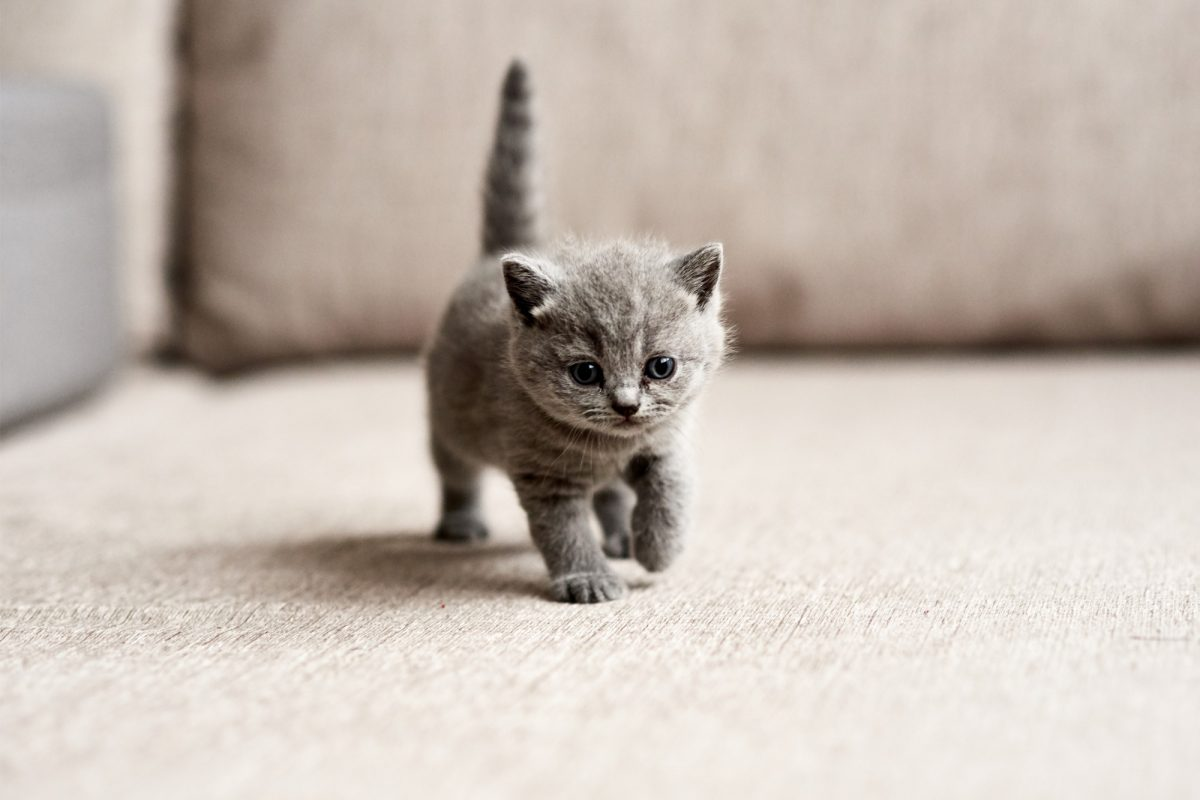
#> input picture notebooks/Part2/01_NumpyNotes/images/gatito.jpeg, 1200 x 800 px
$ jupyter execute --allow-errors 01_numpy_basics.ipynb   (shell and % lines are left out)
#> lines starting #> are read from the running program, lines starting #| are printed output that depends on the picture; after the words box and inside, x2 and y2 are one past the last pixel; in counts of white or black regions, pixels touching at a corner belong together
# Librería Numpy

La librería numpy ofrece funciones eficientes para la manipulación y el procesamiento numérico en arrays.

Este tipo de estructuras de almacenamiento númerico no son exactamente listas aunque puedan aparentar ese comportamiento (*duck-style*). Sus elementos son homogéneos e incluyen operaciones básicas y operaciones más complejas como álgebra lineal.

Numpy forma parte del *core* de otras librerías como Pandas.

https://numpy.org/doc/stable/index.html

mediante el siguiente magicomand veremos si tenemos la librería numpy instalada (SO requerido: Mac o Linux, o en Google Colab)

[cell 1]
import numpy as np

data = np.array([1,0])
print(data[0])
print(type(data[0]))

data = np.array([[1,0],[2,0],[3,0]])
print(data[0][:0])

[cell 2]
print(data.shape)
print(data.size)
print(data.ndim)
print(data.dtype)

Tipos de datos soportados:

- int: int8, int16, int32, int64
- uint: uint8, uint16, uint32, uint64
- bool: Bool
- float: float16, float32, float64, float128
- complex: complex64, complex128, complex256

[cell 3]
data = np.array([[1,0],[2,0]],dtype=np.int32)
data = np.array([[1,0],[2,0]],dtype=np.complex64)
data = np.array([[1,0],[2,0]],dtype=np.float16)
# Conversión
data = np.array(data,dtype=np.uint)
data = data.astype(np.bool_)
print(data)

## Generación

No todo es cargar valores. A veces es necesario generar una muestra de puntos aleartoria, un vector neutro, o escala de valores.

[cell 4]
data = np.array(range(10))
print(data)

data = np.arange(10)
print(data)

data = np.zeros((10,5))
# https://numpy.org/doc/stable/reference/generated/numpy.zeros.html
print(data)

data = np.ones(10)
print(data)

[cell 5]
shape = (10,80) # 10 rows x 80 cols
data = np.zeros(shape)
print(data)

[cell 6]
data = np.linspace(0,1,10)
print(data)

[cell 7]
data = np.logspace(0,2,10) # 10puntos entre 2**0 y 2**2
print(data)

[cell 8]
data = np.identity(3)
print(data)
print("-"*10)

data = np.eye(3,k=1) # https://numpy.org/doc/stable/reference/generated/numpy.eye.html
print(data)
print("-"*10)

data = np.diag(range(1,4))
print(data)

### Generación o sampling aleatorio

[cell 9]
data = np.random.rand(3,3)
print(data)
print("-"*20)

data = np.random.randint(1,10,size=(2,2))
print(data)
print("-"*20)

data = np.random.randint(1,10,20).reshape(10,2)
print(data)
print("-"*20)

data = np.array(np.random.rand(20)*10,dtype=int).reshape(10,2)
print(data)

## Actividades

### Actividad 1
Imaginad la siguiente actividad donde tenemos que realizar la siguiente matriz:

```
array([[0, 1, 2, 3, 4, 5, 6, 7, 8, 9],
       [0, 1, 2, 3, 4, 5, 6, 7, 8, 9],
       [0, 1, 2, 3, 4, 5, 6, 7, 8, 9],
       [0, 1, 2, 3, 4, 5, 6, 7, 8, 9],
       [0, 1, 2, 3, 4, 5, 6, 7, 8, 9],
       [0, 1, 2, 3, 4, 5, 6, 7, 8, 9],
       [0, 1, 2, 3, 4, 5, 6, 7, 8, 9],
       [0, 1, 2, 3, 4, 5, 6, 7, 8, 9],
       [0, 1, 2, 3, 4, 5, 6, 7, 8, 9],
       [0, 1, 2, 3, 4, 5, 6, 7, 8, 9]])
```

tip: https://numpy.org/doc/stable/reference/generated/numpy.repeat.html

[cell 10]
# TODO ACTIVITY

### Actividad 2

Generar la siguiente estructura a partir del array([1, 2, 3])

```
array([1, 1, 1, 2, 2, 2, 3, 3, 3, 1, 2, 3, 1, 2, 3, 1, 2, 3])
```

tip: https://numpy.org/doc/stable/reference/generated/numpy.tile.html

[cell 11]
# TODO Activity

## Carga y volcado de datos

Entrada y salida

¿Cómo cargar datos de un fichero y cómo salvar resultados?

Siempre hay  que considerar el tipo de formato con el que se han guardado los datos. El formato influye en el rendimiento de las operaciones (R/W) y la capacidad de almacenamiento utilizada.
- CSV suele contener texto, no es eficiente, pero fácil de ingerir en otras herramientas. ¿Tiene sentido un fichero csv para matrices númericas? https://datos.gob.es/es/catalogo

- Formatos binarios:
  - npy, npz propios de numpy
  - pickle - https://docs.python.org/3/library/pickle.html

## Carga de datos con Pandas a Numpy (solución no-ideal)

Vamos a utilizar cualquier fichero csv (i.e. altura de gabilos) para tener en una estructura de numpy dichos valores de altura.

**Recomendaciones** No pongais nombres de ficheros con espacios ni con acentos!

[cell 12]
import pandas as pd
#> (the rest of this cell did not finish here and is left out)

#### Usando métodos de numpy

#> (a cell that did not finish here is left out)

### Volviendo a trabajar con datos numéricos

[cell 14]
data = np.random.uniform(0.01,20.0,size=100000)
print(data[:5])

[cell 15]
f = open("data/tmp.npy","wb") # Writing file, in Binary mode
np.save(f,data)
f.close()

with open("data/tmp2.csv","w") as f2: # Writing but in txt
    for n in data:
        f2.write(str(n)+",")

[cell 16]
data = np.random.uniform(0.01,20.0,size=100000)
data2 = np.random.normal(0.3,10,100000)
print(data[:5])
print(data2[:5])

f = open("data/tmp.npy","wb") # Writing file, in Binary mode
np.save(f,data)
np.save(f,data2)
f.close()

print("saved")


with open('data/tmp.npy', 'rb') as f:
    a = np.load(f)
    b = np.load(f)

print(a[:5])
print(b[:5])

[cell 17]
import pickle

with open("data/tmp3.npy",'wb') as f:
    pickle.dump(a, f)
    pickle.dump(b, f)

[cell 18]
f = "data/tmp3.npy"
ca = pickle.load(open(f,"rb"))
print(ca)
cb = pickle.load(open(f,"rb"))
print(cb)

# Qué paso en este punto?
# ¿Cómo podriamos haber guardado ambas variables dentro del mismo fichero?

## Operaciones con series numpy

[cell 19]
import numpy as np
a = np.array([.0,0.1])
b = np.array([1,1])
print(a+b)
print(a-b)
print(a/b)
print(a*b)
print(2**a)

[cell 20]
c = np.array([1,1,1])
#> (the rest of this cell did not finish here and is left out)

[cell 21]
c = np.array([1,1,1,1]).reshape(2,2)
print(a*c)
print("-"*10)
print(a.dot(c)) #https://numpy.org/doc/stable/reference/generated/numpy.dot.html

[cell 22]
# Tensor dot
#https://numpy.org/doc/stable/reference/generated/numpy.tensordot.html#numpy.tensordot
a = np.arange(60.).reshape(3,4,5)
b = np.arange(24.).reshape(4,3,2)
c = np.tensordot(a,b, axes=([1,0],[0,1]))
print(c)
print(c.shape)

[cell 23]
# Einseum
# https://numpy.org/doc/stable/reference/generated/numpy.einsum.html

a = np.arange(25).reshape(5,5)
np.einsum("ii",a)

#### Kron product
https://en.wikipedia.org/wiki/Kronecker_product

$$a \otimes b$$

[cell 24]
a = np.arange(1,5).reshape(2,2)
print(a)
b = np.array([0,5,6,7]).reshape(2,2)
print(b)
print("-"*10)
k = np.kron(a,b)
print(k)

### Actividad
Implementa con operaciones básicas de numpy la multiplicación de Kron.<br/>
Compara tiempos de ejecución entre tú versión y la ya implementada.

[cell 25]
#TODO Activity

## Funciones sobre series

[cell 26]
a = np.array(range(10))
print(np.cos(a))
print(np.exp(a))
print(np.log(a))

[cell 27]
print(np.sum(a))
print(np.cumsum(a))
print(np.mean(a))

print("\n",np.cumprod(a))
print(np.min(a))
print(np.argmax(a))

[cell 28]
print(a.mean())
print(a.min())
print(a.argmax())

[cell 29]
a = a.reshape(2,5)
print(a)
print("-"*10)
print(np.sum(a,axis=1))
print(np.sum(a,axis=0))

## Actividades

### Actividad. 1

¿Cómo calcular la distancia euclidea entre dos vectores?
$$ d{v_1,v_2}=\sqrt{\sum_{k=1}^n(x_{1,k}-x_{2,k})^2} $$

[cell 30]
v1 = np.arange(1,4)
v2 = np.arange(4,7)
#TODO Activity
# Solucion == 5.196152422706632

### Actividad. 2

¿Y calcular la distancia de Manhattan?

$$ d{v_1,v_2}= \sum_{k=1}^n \mid x_{1,k} - x_{2,k} \mid $$

[cell 31]
v1 = np.arange(1,4)
v2 = np.arange(4,7)
#TODO Activity
# Solucion == 9

## Restructurando la dimensión de una serie

[cell 32]
a = np.arange(10)
print(a.shape)
print(a.reshape(2,5))
print(a)

[cell 33]
a = a.reshape(2,5)
print(a.T)
print("-"*10)
print(np.hstack(a))  # https://numpy.org/doc/stable/reference/generated/numpy.hstack.html

[cell 34]
b = np.arange(10,20).reshape(2,5)
print(b)
print("-"*10)
print(np.hstack((a,b))) # axis-1
print(np.vstack((a,b))) # axis-0

[cell 35]
c = np.dstack((a,b)) # axis-2  https://numpy.org/doc/stable/reference/generated/numpy.dstack.html
print(c)
print(c.shape)

[cell 36]
print(a)
print(np.ravel(a)) # https://numpy.org/doc/stable/reference/generated/numpy.ravel.html

print(np.ravel(a,order="F")) # ‘F’ means to index the elements in column-major,

[cell 37]
print(a)
print(np.split(a,2))
c1,c2 = np.split(a,2)

print("-"*10)

print(c1)
print(c1.shape)
print(np.ravel(c1))
print(c2)

[cell 38]
print(np.concatenate((a,b)))
print("-"*10)
print(np.concatenate((a,b),axis=1))

[cell 39]
# https://pillow.readthedocs.io/en/stable/

[cell 40]
from PIL import Image

image = Image.open('images/gatito.jpeg')
#> image is the input picture: PIL image 1200x800 RGB; mean R, G, B 196.9, 186.1, 177.4
# summarize some details about the image
print(image.format)
#| JPEG
print(image.size)
#| (1200, 800)
print(image.mode)
#| RGB

display(image)

[cell 41]
data = np.asarray(image)
print(len(data[0]))
#| 1200
print(data.size)
#| 2880000
print(data.shape)
#| (800, 1200, 3)
w,h,_ = data.shape
#> w = 800; h = 1200

[cell 42]
print(data[w//2,h//2])
#| [153 143 131]
data2 = data.copy()
data2[w//2,h//2] = np.array([255,0,0]) # a red point
#> data2: shape (800, 1200, 3); under 0.01% of pixels changed, all inside (x1, y1, x2, y2) = (600, 400, 601, 401)

img = Image.fromarray(data2, 'RGB')

display(img)

[cell 43]
center_mask = w//2,h//2
#> center_mask = (400, 600)
rectangle_size = int(w*0.1)
#> rectangle_size = 80
mask = np.ones(rectangle_size*rectangle_size).reshape(rectangle_size,rectangle_size)
print(mask.shape)
#| (80, 80)

for x in range(w//2,w//2+rectangle_size):
    for y in range(h//2,h//2+rectangle_size):
        data2[x,y] =  np.array([255,0,0])
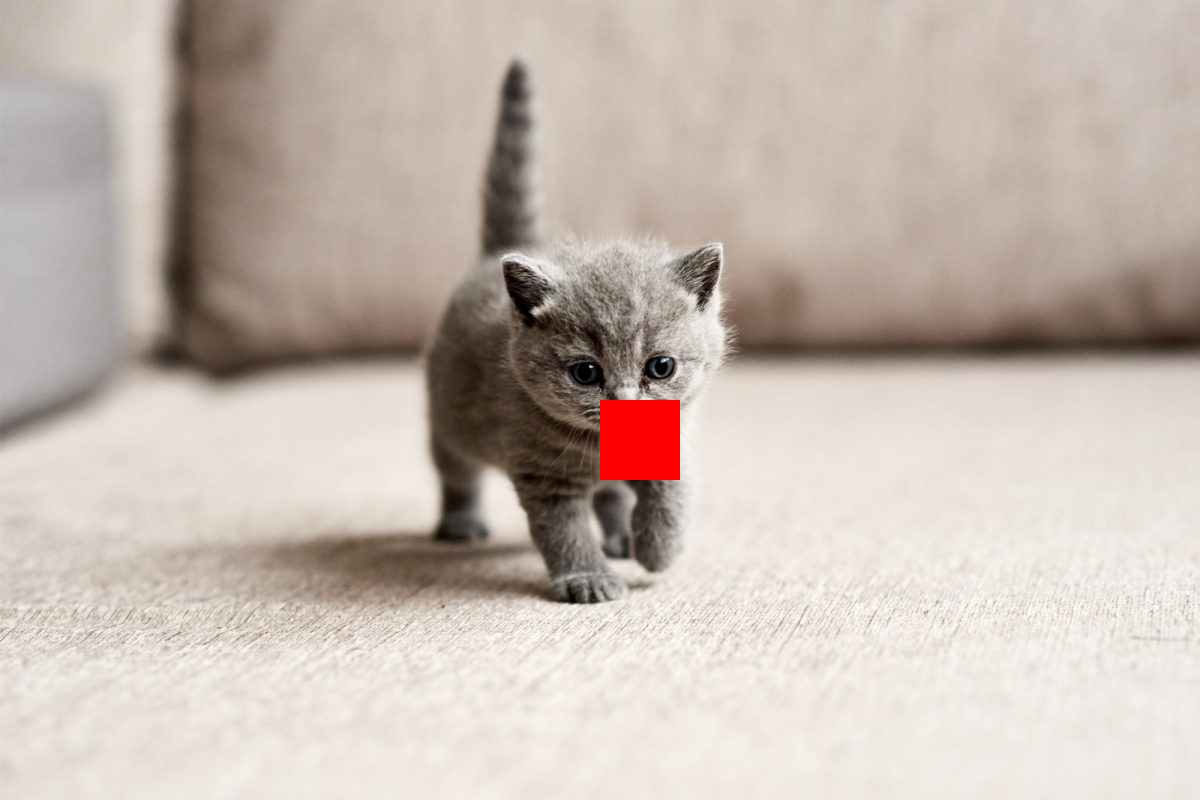
#> data2: shape (800, 1200, 3); mean R, G, B 197.8, 185.3, 176.7


img = Image.fromarray(data2, 'RGB')
display(img)

# REALMENTE, el cuadrado está en el centro?

## Actividad

Transforma la imagen en tonos grises. Solo con numpy!!!

[cell 44]
#WAY 1:
#
data = np.asarray(image)
data2 = data.copy()
for x in range(data2.shape[0]): #no eficiente
     for y in range(data2.shape[1]):
         data2[x,y] = np.repeat(data[x,y].mean(),3)

img = Image.fromarray(data2, 'RGB')
display(img)

## Operaciones de Slicing

[cell 45]
a = np.arange(300).reshape(10,10,3)
print(a[:1])
print("-"*10)

print(a[0][0])
print("-"*10)

print(a[:,0])
print("-"*10)

print(a[:,2:4])
print("-"*10)

[cell 46]
a = np.arange(300).reshape(10,10,3)
print(a[:1])
print("-"*10)

print(a[:,:,0])

print("-"*10)

r = 0.2126
print(a[:,:,0]*r)

[cell 47]
# WAY2
# https://e2eml.school/convert_rgb_to_grayscale.html


# TODO

print(data.shape)
img = Image.fromarray(np.uint8(data))
display(img)

[cell 48]
# Way 3

rgbcorrection = np.array([0.2989, 0.5870, 0.1140])

data = np.asarray(image)
print(data.shape)
data2 = np.dot(data,rgbcorrection)
#> data2: shape (800, 1200) float64

print(data2.shape)
img = Image.fromarray(np.uint8(data2))
display(img)


# as a plot
import matplotlib.pyplot as plt
plt.imshow(data2, cmap = plt.get_cmap(name = 'gray'))
plt.show()

## Funciones propias vectorizadas

[cell 49]
temperatura = np.random.randint(-10,43,1000)

[cell 50]
temperatura[temperatura>33]

[cell 51]
def isHot(grados):
    if grados>33 and grados<=40:
        return True

def isHot(grados):
    return grados>33 and grados<=40

fHot = np.vectorize(isHot)
print(fHot(temperatura))

[cell 52]
temperatura[fHot(temperatura)]

[cell 53]
#Alternativa
# https://numpy.org/doc/stable/reference/routines.logic.html
np.logical_and(temperatura>30,temperatura<=40)

[cell 54]
isHot = lambda x: (x>30 and x<=40)
index = list(map(isHot,temperatura))
temperatura[index]

### Más funciones lógicas

[cell 55]
np.random.seed(2022)
a = np.random.randint(-90,0,100)

index = np.where(a<-80) # Alerta: Son índices
print(index)
print(a[index])

[cell 56]
print(np.logical_or(a<-80,a<-90))

[cell 57]
print(np.logical_not(np.logical_or(a<-40,a<-90)))

### Actividades

¿Cómo podemos conseguir esta transformación?

De
```
array([0, 1, 2, 3, 4, 5, 6, 7, 8, 9])
```
a
```
array([ 0, -1,  2, -1,  4, -1,  6, -1,  8, -1])
```

## Operaciones con Grupos

[cell 58]
np.random.seed(2022)
a = np.random.randint(-30,45,100)
print(a)

[cell 59]
9 in a

[cell 60]
if -14 in a and not -6 in a:
    print("Something strange")
elif 45 in a:
    print("No 11")
else:
    print("Pues está el -14 y el -6, y no el 45")

[cell 61]
#https://numpy.org/doc/stable/reference/generated/numpy.unique.html?highlight=unique#numpy.unique

unique_a = np.unique(a)  # sort but
print(unique_a)

[cell 62]
unique_a, freq_a = np.unique(a,return_counts=True)
print(a)
print(len(a))
print("-"*10)
print(freq_a)
print(len(freq_a))
print("-"*10)
print(unique_a)
print(len(unique_a))

# ¿Cuántos elementos repetidos hay?

[cell 63]
unique_a,index_a,freq_a = np.unique(a,return_counts=True,return_index=True)
print(freq_a)
print(index_a)
print("-"*10)
print(np.where(freq_a==4))
print(unique_a[17]) # se repite cuatro veces
print(unique_a[33]) # se repite cuatro veces
print(unique_a[50]) # se repite cuatro veces

print(a[np.where(a==-7)])

[cell 64]
np.sort(freq_a)

[cell 65]
print(np.array([0,4,1,2,5,7,9])[::-1])
print(np.argsort(np.array([0,4,1,2,5,7,9])))
print(np.argsort(np.array([0,4,1,2,5,7,9]))[::-1])

print("-"*10)

index_sorted = np.argsort(freq_a)[::-1] #https://numpy.org/doc/stable/reference/generated/numpy.argsort.html
print(index_sorted)

[cell 66]
unique_a[index_sorted]

### Actividades

#### Actividad 1

- ¿Cuál es el color más frecuente en la imagen del gatito?
- Sustituye esos pixeles por un color azul: rgb=(0,0,255)

[cell 67]
from PIL import Image

image = Image.open('images/gatito.jpeg')
#TODO

[cell 68]
a = np.arange(10)
b = np.arange(5,15)
print(a)
print(b)
print("-"*10)
print(np.in1d(a,b))
print(np.intersect1d(a,b))
print("-"*10)
print(np.setdiff1d(a,b))
print(np.setdiff1d(b,a))
print("-"*10)
print(np.union1d(a,b))

#### Actividad 2

¿Cómo podemos conseguir encontrar valores pico, valores mayores sobre sus vecinos?

```
array([0, 1, 2, 3, 4, 54, 6, 7, 80, 9])
array([5, 8])
```

Un par de pistas:
- np.diff https://numpy.org/doc/stable/reference/generated/numpy.diff.html?highlight=diff#numpy.diff
- np.sign https://numpy.org/doc/stable/reference/generated/numpy.sign.html?highlight=sign#numpy.sign
-


[cell 69]
a = np.array([0, 1, 2, 3, 4, 54, 6, 7, 80, 9])
# TODO

#### Actividad 3

Existe alguna columna o fila que sólo tenga una única incógnita?
```
sudoku = np.array([[5,3,0,0,7,0,0,0,0],
                 [6,0,0,1,9,5,0,0,0],
                 [1,9,8,0,0,0,0,6,0],
                 [8,0,0,0,6,0,0,0,3],
                 [4,0,0,8,0,3,0,0,1],
                 [7,0,0,0,2,0,0,0,6],
                 [0,6,0,0,0,0,2,8,0],
                 [3,8,0,4,1,9,7,2,5],
                 [4,0,0,0,8,0,0,7,9]])

```

## Funciones de estadística

[cell 70]
np.random.seed(2022)
temperatures= np.random.normal(loc=17,scale=20,size=1000000)


# https://numpy.org/doc/stable/reference/routines.statistics.html

print(temperatures.mean())

[cell 71]
import matplotlib.pyplot as plot

fig, ax = plot.subplots()
ax.plot(np.sort(temperatures))
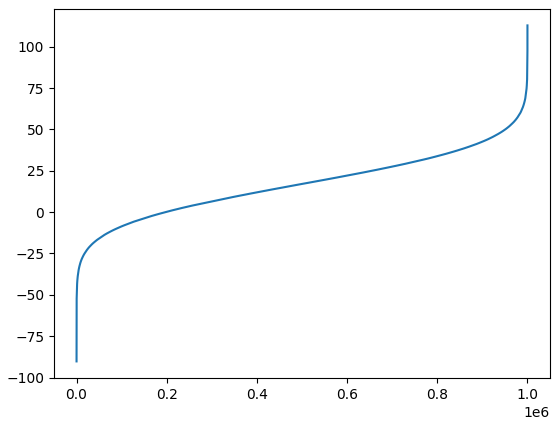
#> figure drawn by matplotlib, 1 panel; curve peaks at x = 999999, y = 112.9

[cell 72]
np.quantile(temperatures,0.5)

[cell 73]
np.percentile(a,90) #https://numpy.org/doc/stable/reference/generated/numpy.percentile.html#numpy.percentile

[cell 74]
# https://numpy.org/doc/stable/reference/generated/numpy.histogram.html#numpy.histogram
hist, bin_edges = np.histogram(temperatures)
print(hist)
print(bin_edges)

print(np.sum(hist))

[cell 75]
import matplotlib.pyplot as plt
_ = plt.hist(temperatures, bins='auto')  # arguments are passed to np.histogram
plt.title("Histogram with 'auto' bins")
plt.show()
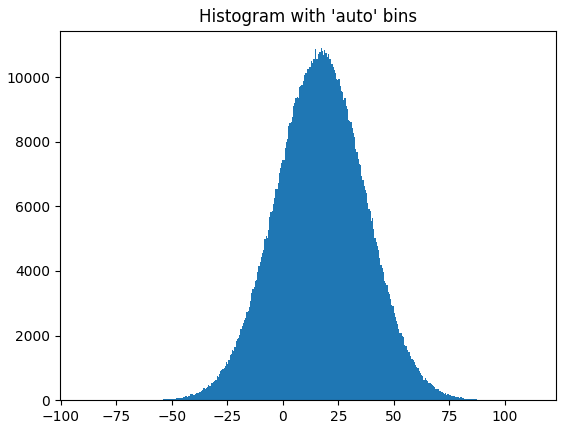
#> figure drawn by matplotlib, 1 panel; tallest bar 10894 high, from x = 16.96 to 17.5

[cell 76]
# https://numpy.org/doc/stable/reference/generated/numpy.linspace.html

space = np.linspace(0,1,len(temperatures))
print(space[:10])

[cell 77]
import matplotlib.pylab as plt

temperatures_sorted = np.sort(temperatures)
fig, ax = plt.subplots()
ax.plot(temperatures_sorted,space)
#CDF?
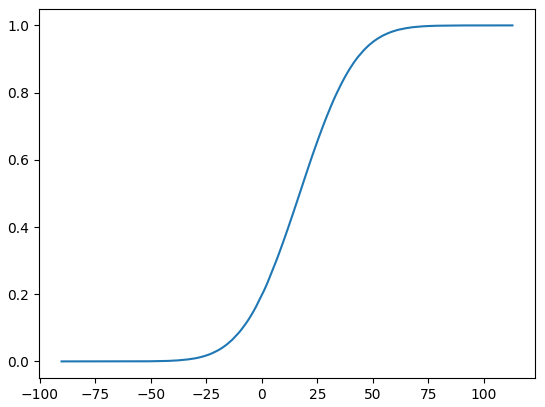
#> figure drawn by matplotlib, 1 panel; curve peaks at x = 112.9, y = 1

# Gestión de alertas y errores

[cell 78]
a , b = 0, 3
#> (the rest of this cell did not finish here and is left out)

[cell 79]
a , b = 0, 3
try:
    c = b/a
except:
    print("error")
finally:
    print("Intento realizar una linea alternativa de ejecucion")

print("ESto siguye")

[cell 80]
a , b = 0, 3
try:
    c = b/a
except ZeroDivisionError:
    print("error")
finally:
    print("Intento realizar una linea alternativa de ejecucion")

[cell 81]
a , b = 0, 3
d={"a":0,"b":-1}
#> (the rest of this cell did not finish here and is left out)

[cell 82]
a , b = 0, 3
d={"a":0,"b":-1}
try:
    print(d["c"])
except ZeroDivisionError:
    print("hay un cero")
except KeyError:
    print("Key no existente")
finally:
    print("Intento realizar una linea alternativa de ejecucion")

Docs : https://docs.python.org/3/tutorial/errors.html

[cell 83]
a , b = np.arange(10), np.arange(10,20)

c = b/a
print(c)

[cell 84]
import math
print(math.inf in c)
print(c * np.random.rand(10))

[cell 85]
try:
    c = b/a
except RuntimeWarning:
    print("Capturo warning ? ") # No

[cell 86]
# Puedo ignorarlos
import warnings
warnings.filterwarnings("ignore")
c = b/a
print(c)

[cell 87]
# Puedo gestionarlos como una excepción
np.seterr(all='raise')
#> (the rest of this cell did not finish here and is left out)

[cell 88]
try:
    c = b/a
except FloatingPointError:
    print("Capturo warning ? ") # Yes

## Reflexiones sobre el rendimiento computacional y algorítmico

Principales métricas percibidas por el usuario:
- *tiempo de respuesta*, tiempo de servicio y tiempo de espera

Principales métricas para el sistema:
- Productividad (trabajos/tiempo)

Las métricas están influidas porque hay una *demanda* sobre el servicio. Mayor demanda ->  ???

El rendimiento está influido por:
- Hardware: tecnología, arquitectura,
- Software: sistemas operativos, lenguaje de programación, aplicaciones
- *Vuestra manera de programar!*

[cell 89]
import time

start = time.time()
# do something
print("Response time: %s seconds"%(time.time()-start))

[cell 90]
import numpy as np
import time
serie = np.random.random(10000000)

start = time.time()
b = []
for value in serie:
    try:
        b.append(math.sqrt(value))
    except:
        b.append(0)
end1 = time.time()-start
print("Response time: %s seconds"%(end1))
